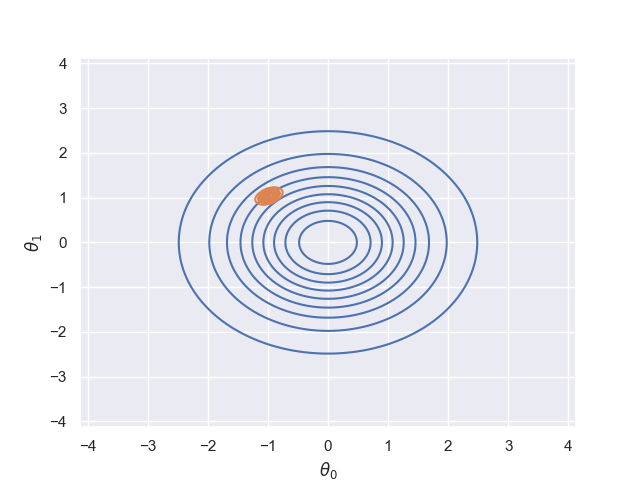

This figure's Python source:
import numpy as np
import seaborn as sns
import matplotlib.pyplot as plt
from scipy.stats import multivariate_normal

sns.set()
np.random.seed(1337)

var = 0.1
X = np.random.multivariate_normal(mean=[0, 0], cov=np.eye(2), size=20)
y = np.random.normal(loc=X @ np.array([-1, 1]).T, scale=var, size=20)

mean_prior = np.zeros(2)
cov_prior = np.eye(2)
cov_post = np.linalg.inv(np.eye(2) + (1 / var) * (X.T @ X))
mean_post = cov_post @ ((1 / var) * X.T @ y)

print("Mean prior: ", mean_prior)
print("Var  prior: ", cov_prior)
print("Mean posterior: ", mean_post)
print("Var  posterior: ", cov_post)


def plot(mean: np.ndarray, cov: np.ndarray, title: str):
    X, Y = np.meshgrid(np.linspace(-3, 3, 100), np.linspace(-3, 3, 100))
    Z = multivariate_normal.pdf(np.dstack((X, Y)), mean=mean, cov=cov)
    sns.kdeplot(x=X.flatten(), y=Y.flatten(), weights=Z.flatten())
    plt.xlabel(r"$\theta_0$")
    plt.ylabel(r"$\theta_1$")


plot(mean_prior, cov_prior, "Prior")
plot(mean_post, cov_post, "Posterior")

plt.savefig("e1.png")
plt.clf()
